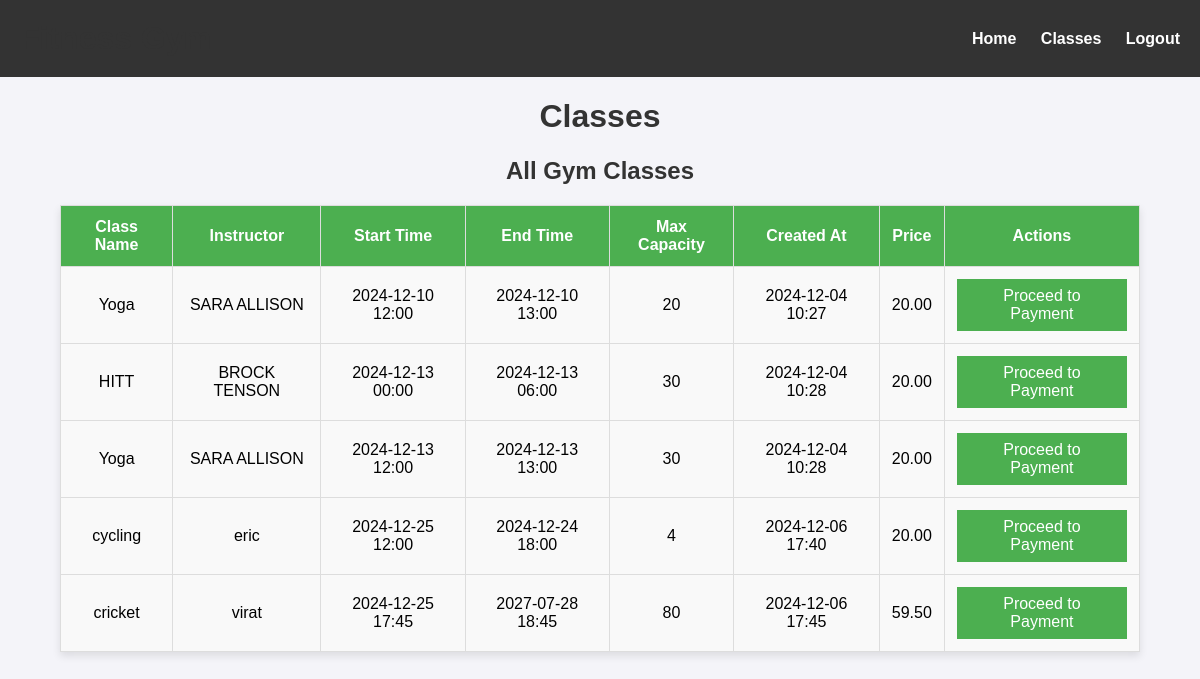
The app's page /classes/class/ with its own data.
### classes/models.py (models this page shows)
class GymClass(models.Model):
    class_name = models.CharField(max_length=100)
    instructor = models.CharField(max_length=100)
    start_time = models.DateTimeField()
    end_time = models.DateTimeField()
    max_capacity = models.IntegerField()
    Price = models.DecimalField(max_digits=10, decimal_places=2, default=20.00)
    created_at = models.DateTimeField(auto_now_add=True)

### classes/views.py (the view)
# urls.py: path('classes/',include('classes.urls')),
def classes(request):
    form = classform(request.POST or None)
    all_classes = GymClass.objects.all()
    if form.is_valid():
        form.save()
        return redirect('classes')
    return render(request, 'classes/classes.html', {'form': form, 'all_classes': all_classes})

### templates/classes/classes.html (shortened to what this page needs)
{% load static %}
<!DOCTYPE html>
<html lang="en">
<head>
</head>
<body>
<header>
    <div class="container">
        <h1>Fitness Gym</h1>
        <nav>
            <a href="{% url 'home' %}">Home</a>
            <a href="{% url 'classes' %}">Classes</a>
            <a href="{% url 'index' %}">Logout</a>
        </nav>
    </div>
</header>
<h1>Classes</h1>
<h2>All Gym Classes</h2>
<table>
    <thead>
        <tr>
            <th>Class Name</th>
            <th>Instructor</th>
            <th>Start Time</th>
            <th>End Time</th>
            <th>Max Capacity</th>
            <th>Created At</th>
            <th>Price</th>
            <th>Actions</th>
        </tr>
    </thead>
    <tbody>
        {% for gym_class in all_classes %}
        <tr>
            <td>{{ gym_class.class_name }}</td>
            <td>{{ gym_class.instructor }}</td>
            <td>{{ gym_class.start_time|date:"Y-m-d H:i" }}</td>
            <td>{{ gym_class.end_time|date:"Y-m-d H:i" }}</td>
            <td>{{ gym_class.max_capacity }}</td>
            <td>{{ gym_class.created_at|date:"Y-m-d H:i" }}</td>
            <td>{{ gym_class.Price }}</td>
            <td>
                <form method="POST" action="{% url 'payments' %}">
                    <button type="submit">Proceed to Payment</button>
                </form>
            </td>
        </tr>
        {% empty %}
        <tr>
            <td colspan="8" class="empty-message">No gym classes available.</td>
        </tr>
        {% endfor %}
    </tbody>
</table>
</body>
</html>

### templates/classes/classes.html (style rules this page uses)
body { font-family: Arial, sans-serif; margin: 0; padding: 0; background-color: #f4f4f9; }
header { background-color: #333; color: white; padding: 20px 0; }
header .container { display: flex; justify-content: space-between; align-items: center; padding: 0 20px; }
header h1 { margin: 0; }
nav a { color: white; text-decoration: none; margin-left: 20px; font-weight: bold; }
h1, h2 { text-align: center; color: #333; }
table { width: 90%; margin: 20px auto; border-collapse: collapse; background-color: #fff; box-shadow: 0 4px 8px rgba(0, 0, 0, 0.1); }
th, td { padding: 12px; text-align: center; border: 1px solid #ddd; }
th { background-color: #4CAF50; color: white; }
td { background-color: #f9f9f9; }
td button { padding: 8px 16px; border: none; background-color: #4CAF50; color: white; cursor: pointer; font-size: 16px; }

### records on screen
GymClass: class_name "Yoga", instructor "SARA ALLISON", start_time "2024-12-10 12:00", end_time "2024-12-10 13:00", max_capacity "20", created_at "2024-12-04 10:27", Price "20.00"
GymClass: class_name "HITT", instructor "BROCK TENSON", start_time "2024-12-13 00:00", end_time "2024-12-13 06:00", max_capacity "30", created_at "2024-12-04 10:28", Price "20.00"
GymClass: class_name "Yoga", instructor "SARA ALLISON", start_time "2024-12-13 12:00", end_time "2024-12-13 13:00", max_capacity "30", created_at "2024-12-04 10:28", Price "20.00"
GymClass: class_name "cycling", instructor "eric", start_time "2024-12-25 12:00", end_time "2024-12-24 18:00", max_capacity "4", created_at "2024-12-06 17:40", Price "20.00"
GymClass: class_name "cricket", instructor "virat", start_time "2024-12-25 17:45", end_time "2027-07-28 18:45", max_capacity "80", created_at "2024-12-06 17:45", Price "59.50"
